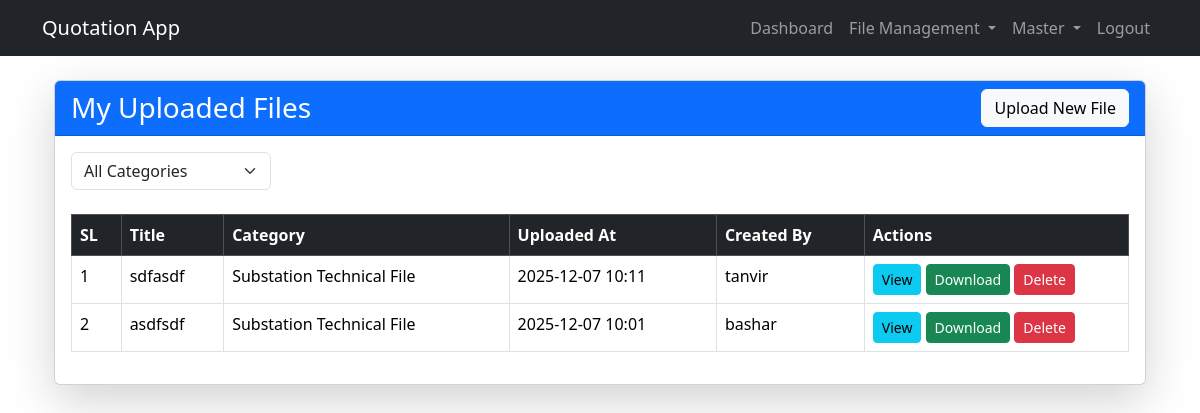
/files/list/ (signed in), run on an earlier commit of the app's database.
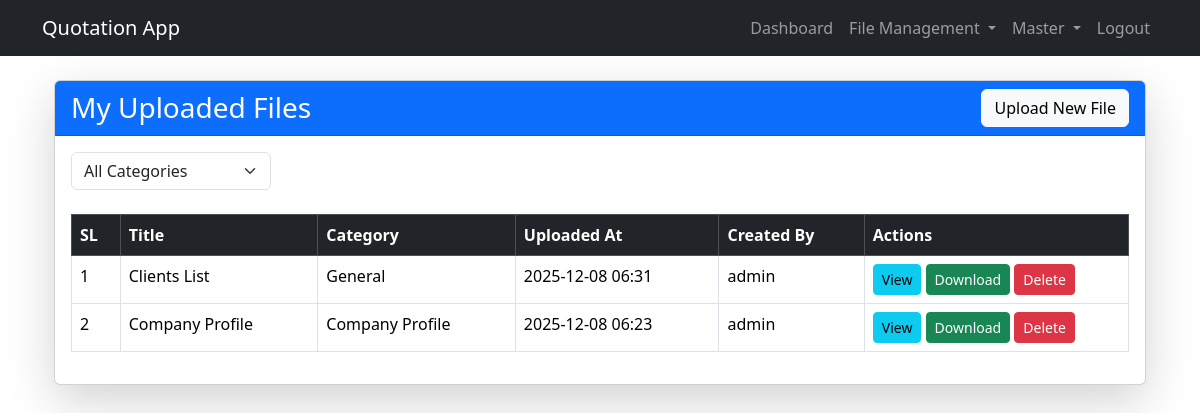
And on a later commit of the database.
### file_handler/models.py (models this page shows, shortened)
class UploadedFile(models.Model):
    STATIC_CHOICES = (
        ('substation', 'Substation Technical File'),
        ('company_profile', 'Company Profile'),
        ('general', 'General'),
    )
    category = models.CharField(max_length=50, choices=STATIC_CHOICES, default='substation', null=True, blank=True , help_text="Select the category of the file.")
    user = models.ForeignKey(User, on_delete=models.CASCADE)
    title = models.CharField(max_length=255)
    file = models.FileField(upload_to=user_directory_path)
    uploaded_at = models.DateTimeField(auto_now_add=True)

### file_handler/views.py (the view)
# urls.py: path('list/', file_list, name='file_list'),
@login_required
def file_list(request):
    """List files with permission rules and filtering"""
    category_filter = request.GET.get('category', '')
    """
    Superuser → can see ALL files
    Normal User → can see ONLY their own files
    """
    if request.user.is_superuser:
        files = UploadedFile.objects.all().order_by('-uploaded_at')
    else:
        files = UploadedFile.objects.filter(user=request.user).order_by('-uploaded_at')
    if category_filter:
        files = files.filter(category=category_filter)
    files = files.order_by('-uploaded_at')
    file_choices = UploadedFile.STATIC_CHOICES
    return render(request, 'file_handler/file_list.html', {
        'files': files,
        'file_choices': file_choices,
        'category_filter': category_filter
    })

### templates/file_handler/file_list.html (shortened to what this page needs)
{% extends 'base.html' %}
{% block content %}
<div class="container mt-4">
    <div class="card shadow-lg">
        <div class="card-header d-flex justify-content-between align-items-center bg-primary text-white">
            <h3 class="card-title mb-0">My Uploaded Files</h3>
            <a href="{% url 'file_handler:upload_file' %}" class="btn btn-light">
                 Upload New File
            </a>
        </div>
        <div class="card-body">
            <form method="get" class="mb-4 d-flex gap-2 align-items-center">
                <select name="category" class="form-select" style="width: 200px;" onchange="this.form.submit()">
                <option value="">All Categories</option>
                </select>
            </form>
            {% if files %}
            <div class="table-responsive">
                <table class="table table-bordered table-hover">
                    <thead class="table-dark">
                        <tr>
                            <th>SL</th>
                            <th>Title</th>
                            <th>Category</th>
                            <th>Uploaded At</th>
                            <th>Created By</th>
                            <th style="width: 25%">Actions</th>
                        </tr>
                    </thead>
                    <tbody>
                        {% for file in files %}
                        <tr>
                            <td>{{ forloop.counter }}</td>
                            <td>{{ file.title }}</td>
                            <td>{{ file.get_category_display }}</td>
                            <td>{{ file.uploaded_at|date:"Y-m-d H:i" }}</td>
                            <td>{{ file.user.username }}</td>
                            <td>
                                <a href="{% url 'file_handler:view_file' file.id %}"
                                   class="btn btn-info btn-sm" target="_blank">
                                     View
                                </a>
                                <a href="{% url 'file_handler:download_file' file.id %}"
                                   class="btn btn-success btn-sm">
                                     Download
                                </a>
                                <button class="btn btn-danger btn-sm" data-bs-toggle="modal"
                                    data-bs-target="#deleteModal{{ file.id }}">
                                     Delete
                                </button>
                            </td>
                        </tr>
                        {% endfor %}
                    </tbody>
                </table>
            </div>
            {% else %}
            <div class="alert alert-info text-center">
                You haven't uploaded any files yet.
            </div>
            {% endif %}
        </div>
    </div>
</div>
{% endblock %}

### templates/base.html (shortened to what this page needs)
<!DOCTYPE html>
<html lang="en">
<head>
    <link href="https://cdn.jsdelivr.net/npm/bootstrap@5.3.3/dist/css/bootstrap.min.css" rel="stylesheet">
</head>
<body>
    <nav class="navbar navbar-expand-lg navbar-dark bg-dark">
        <div class="container">
            <a class="navbar-brand" href="{% url 'quotation_list' %}">Quotation App</a>
            <div class="collapse navbar-collapse" id="navbarNav">
                <ul class="navbar-nav ms-auto">
                    {% if user.is_authenticated %}
                        <li class="nav-item">
                            <a class="nav-link" href="{% url 'quotation_list' %}">Dashboard</a>
                        </li>
                        <li class="nav-item dropdown">
                            <a class="nav-link dropdown-toggle" href="#" id="navbarDropdownFile" role="button" data-bs-toggle="dropdown" aria-expanded="false">
                                File Management
                            </a>
                        </li>
                        <li class="nav-item dropdown">
                            <a class="nav-link dropdown-toggle" href="#" id="navbarDropdown" role="button" data-bs-toggle="dropdown" aria-expanded="false">
                                Master
                            </a>
                        </li>
                        <li class="nav-item">
                            <a class="nav-link" href="{% url 'logout' %}">Logout</a>
                        </li>
                    {% endif %}
                </ul>
            </div>
        </div>
    </nav>
    <main class="container mt-4">
        {% block content %}
        {% endblock %}
    </main>
</body>
</html>

What changed in the data, as far as the page shows it:
removed UploadedFile: title "sdfasdf", category "Substation Technical File", uploaded_at "2025-12-07 10:11", user.username "tanvir"
removed UploadedFile: title "asdfsdf", category "Substation Technical File", uploaded_at "2025-12-07 10:01", user.username "bashar"
added UploadedFile: title "Clients List", category "General", uploaded_at "2025-12-08 06:31", user.username "admin"
added UploadedFile: title "Company Profile", category "Company Profile", uploaded_at "2025-12-08 06:23", user.username "admin"
